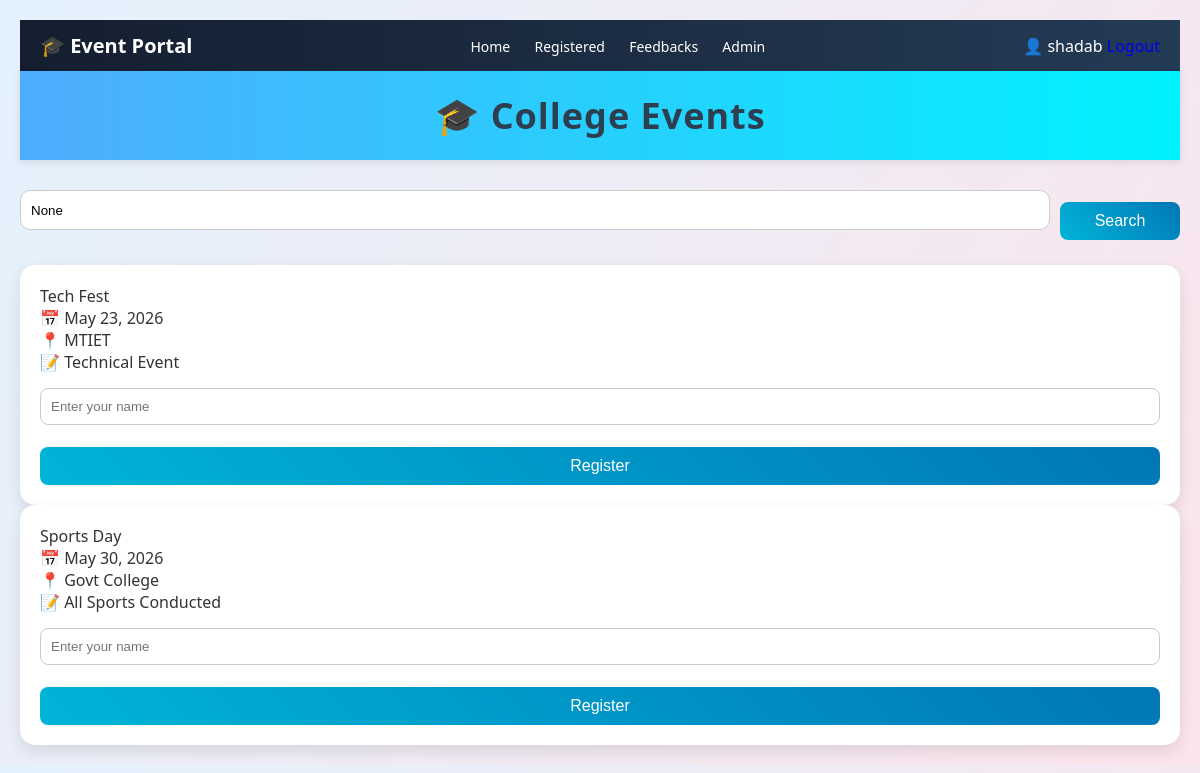
Before: / (signed in) with the older database file.
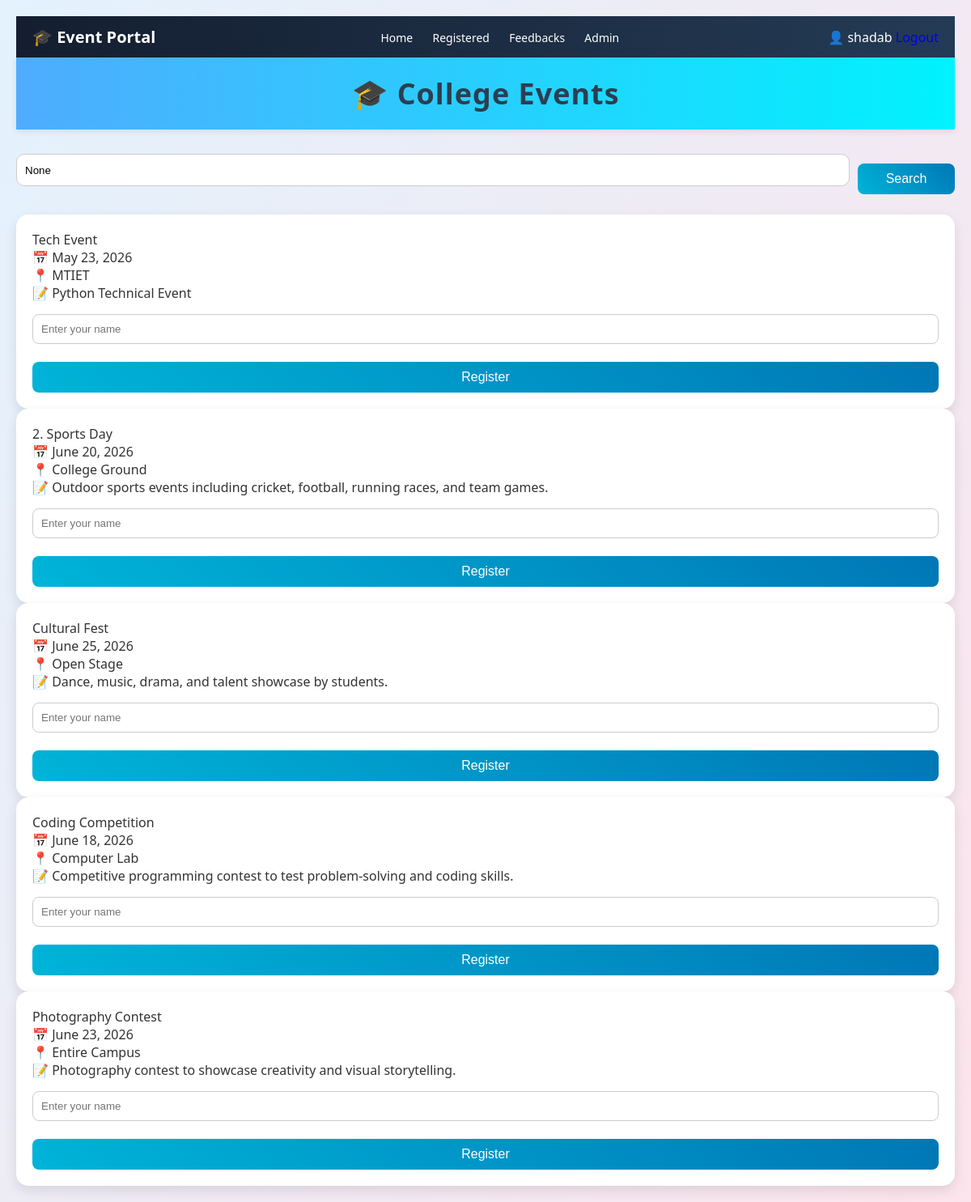
After: the same page with the newer database file.
### events/models.py (models this page shows, shortened)
class Event(models.Model):
    name = models.CharField(max_length=100)
    date = models.DateField()
    location = models.CharField(max_length=100)
    description = models.TextField()

### events/views.py (the view, shortened to what this page needs)
# urls.py: path('', views.event_list, name='home'),
@login_required
def event_list(request):
    query = request.GET.get('q')
    if query:
        events = Event.objects.filter(name__icontains=query)
    else:
        events = Event.objects.all()
    return render(request, 'events/index.html', {
        'events': events,
        'query': query,
        'is_admin': is_admin(request.user),
        'is_student': is_student(request.user),
    })

### events/views.py (called while the page is built)
def is_admin(user):
    if user.is_superuser:
        return True
    return hasattr(user, 'userprofile') and user.userprofile.role == 'admin'

def is_student(user):
    return hasattr(user, 'userprofile') and user.userprofile.role == 'student'

### events/templates/events/index.html (shortened to what this page needs)
{% load static %}
<!DOCTYPE html>
<html>
<head>
    <link rel="stylesheet" href="{% static 'events/style.css' %}">
</head>
<body>
<div class="navbar">
    <div class="logo">🎓 Event Portal</div>
<div class="nav-links">
    <a href="/">Home</a>
    {% if is_admin %}
        <a href="/registered/">Registered</a>
        <a href="/view-feedback/">Feedbacks</a>
        <a href="/admin/">Admin</a>
    {% endif %}
</div>
    <div class="user-info">
        👤 {{ request.user.username }}
        <a href="{% url 'logout' %}">Logout</a>
    </div>
</div>
<h1 class="main-title">🎓 College Events</h1>
<form method="GET" class="search-bar">
    <input type="text" name="q" placeholder="Search events..." value="{{ query }}">
    <button type="submit">Search</button>
</form>
<div class="events-container">
{% for event in events %}
    <div class="event-card">
        <div class="event-title">{{ event.name }}</div>
        <div class="event-info">📅 {{ event.date }}</div>
        <div class="event-info">📍 {{ event.location }}</div>
        <div class="event-info">📝 {{ event.description }}</div>
        <form method="POST">
            <input type="text" name="student_name" placeholder="Enter your name" required>
            <button type="submit">Register</button>
        </form>
    </div>
{% endfor %}
</div>
</body>
</html>

### events/static/events/style.css (style rules this page uses)
* { margin: 0; padding: 0; box-sizing: border-box; }
body { font-family: 'Segoe UI', Tahoma, Geneva, Verdana, sans-serif; background: linear-gradient(120deg, #f6f9fc, #e9f2ff); color: #333; }
h1 { text-align: center; background: linear-gradient(90deg, #4facfe, #00f2fe); color: white; padding: 20px; font-size: 28px; letter-spacing: 1px; box-shadow: 0 2px 8px rgba(0,0,0,0.1); }
button { margin-top: 12px; padding: 10px 15px; border: none; border-radius: 8px; background: linear-gradient(90deg, #36d1dc, #5b86e5); color: white; font-size: 14px; cursor: pointer; transition: 0.3s; }
a { text-decoration: none; }
.navbar { display: flex; justify-content: space-between; align-items: center; background: linear-gradient(90deg, #141e30, #243b55); padding: 12px 20px; color: white; }
.logo { font-size: 20px; font-weight: bold; }
.nav-links a { color: white; margin-left: 20px; text-decoration: none; font-size: 14px; transition: 0.3s; }
body { font-family: 'Segoe UI', sans-serif; background: linear-gradient(120deg, #e3f2fd, #fce4ec); color: #333; padding: 20px; }
h1 { text-align: center; margin-bottom: 30px; font-size: 36px; color: #2c3e50; }
.event-card { background: #ffffff; padding: 20px; border-radius: 15px; box-shadow: 0 6px 15px rgba(0,0,0,0.1); transition: 0.3s; }
form { margin-top: 15px; }
input[type="text"] { width: 100%; padding: 10px; margin-bottom: 10px; border-radius: 8px; border: 1px solid #ccc; }
button { width: 100%; padding: 10px; background: linear-gradient(45deg, #00b4d8, #0077b6); color: white; border: none; border-radius: 8px; cursor: pointer; font-size: 16px; }
.search-bar { display: flex; gap: 10px; margin-bottom: 25px; }
.search-bar input { flex: 1; padding: 10px; border-radius: 10px; border: 1px solid #ccc; }
.search-bar button { width: 120px; }

Changed rows visible on the page:
changed Event "MTIET": name "Tech Fest" → "Tech Event"; description "Technical Event" → "Python Technical Event"
changed Event: name "Sports Day" → "2. Sports Day"; date "May 30, 2026" → "June 20, 2026"; location "Govt College" → "College Ground"; description "All Sports Conducted" → "Outdoor sports events including cricket, football, running races, and team games."
added Event: name "Cultural Fest", date "June 25, 2026", location "Open Stage", description "Dance, music, drama, and talent showcase by students."
added Event: name "Coding Competition", date "June 18, 2026", location "Computer Lab", description "Competitive programming contest to test problem-solving and coding skills."
added Event: name "Photography Contest", date "June 23, 2026", location "Entire Campus", description "Photography contest to showcase creativity and visual storytelling."
